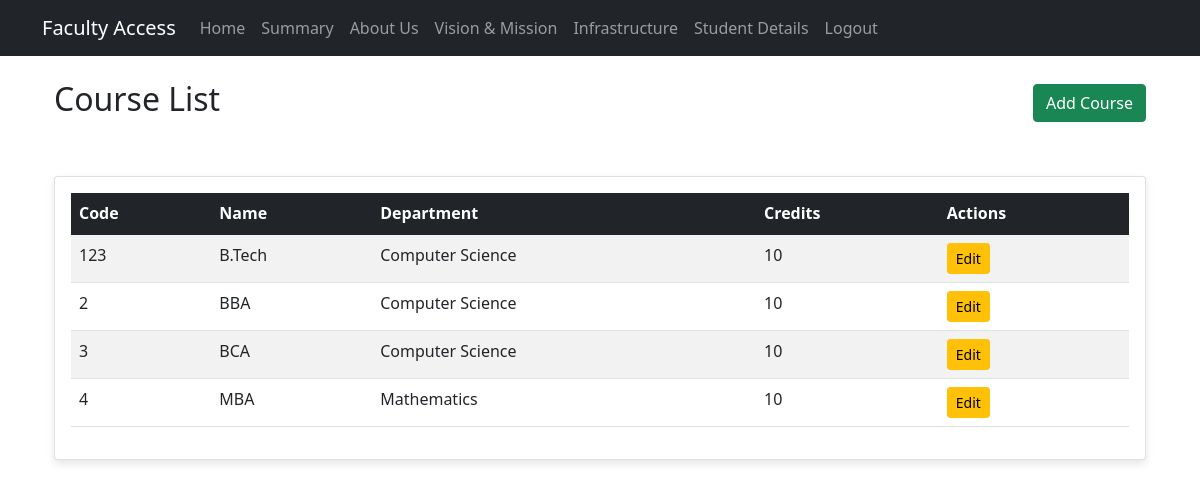
The page /courses/ (signed in) on the database its author committed.
### college_app/models.py (models this page shows, shortened)
class Course(models.Model):
    name = models.CharField(max_length=100)
    code = models.CharField(max_length=10, unique=True)
    credit = models.IntegerField()
    department = models.ForeignKey(Department, on_delete=models.CASCADE)

class Department(models.Model):
    name = models.CharField(max_length=100)
    code = models.CharField(max_length=10, unique=True)
    established_date = models.DateField(default=date.today)  # Add default

### college_app/views.py (the view)
# urls.py: path('courses/', CourseListView.as_view(), name='course-list'),
class CourseListView(LoginRequiredMixin, ListView):
    model = Course
    template_name = 'college_app/course_list.html'
    context_object_name = 'courses'

### college_app/context_processors.py (called while the page is built)
def institutional_info(request):
    info = InstitutionalInfo.objects.first()
    return {'institutional_info': info}

### college_app/templates/college_app/course_list.html (shortened to what this page needs)
{% extends 'college_app/base.html' %}
{% load static %}
{% block content %}
<div class="container mt-4">
    <div class="d-flex justify-content-between align-items-center mb-4">
        <h2>Course List</h2>
        <a href="{% url 'course-add' %}" class="btn btn-success">
             Add Course
        </a>
    </div>
    <div class="card">
        <div class="card-body">
            <table class="table table-striped table-hover">
                <thead class="table-dark">
                    <tr>
                        <th>Code</th>
                        <th>Name</th>
                        <th>Department</th>
                        <th>Credits</th>
                        <th>Actions</th>
                    </tr>
                </thead>
                <tbody>
                    {% for course in courses %}
                    <tr>
                        <td>{{ course.code }}</td>
                        <td>{{ course.name }}</td>
                        <td>{{ course.department.name }}</td>
                        <td>{{ course.credit }}</td>
                        <td>
                            <a href="{% url 'course-update' course.pk %}" class="btn btn-sm btn-warning">
                                 Edit
                            </a>
                        </td>
                    </tr>
                    {% empty %}
                    <tr>
                        <td colspan="5" class="text-center">No courses found</td>
                    </tr>
                    {% endfor %}
                </tbody>
            </table>
        </div>
    </div>
</div>
{% endblock %}

### college_app/static/css/styles.css (style rules this page uses)
.card { margin-top: 50px; box-shadow: 0 4px 8px rgba(0, 0, 0, 0.1); }

### rows shown on the page
Course: code "123", name "B.Tech", department.name "Computer Science", credit "10"
Course: code "2", name "BBA", department.name "Computer Science", credit "10"
Course: code "3", name "BCA", department.name "Computer Science", credit "10"
Course: code "4", name "MBA", department.name "Mathematics", credit "10"
